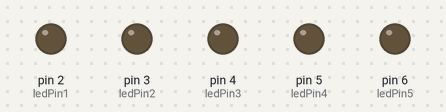
Simulated run of this sketch. Board: Arduino Uno, built with avr-gcc and run on an emulated ATmega328P. On the bench: output pins drawn as LEDs (lit = HIGH).

Above: at 0.1 s.
At 4.1 s:
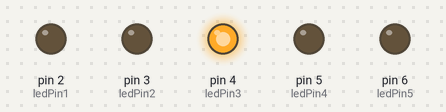
At 9.1 s:
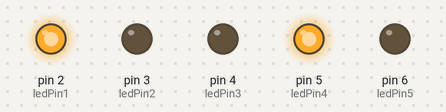
At 19.1 s:
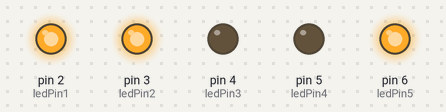
At 29.1 s:
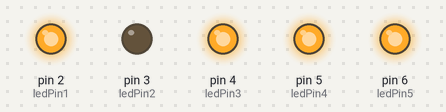
At 39.1 s:
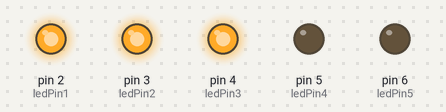
Timing chart, 0 to 40.0 s (numbered marks = the images above):
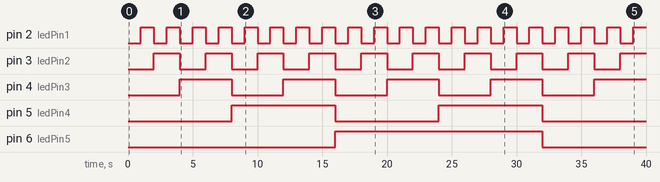

Measured:
- by itself, pin 2 (ledPin1): alternates HIGH for 1.0 s and LOW for 1.0 s
- by itself, pin 3 (ledPin2): alternates HIGH for 2.0 s and LOW for 2.0 s
- by itself, pin 4 (ledPin3): alternates HIGH for 4.0 s and LOW for 4.0 s
- by itself, pin 5 (ledPin4): alternates HIGH for 8.0 s and LOW for 8.0 s
- by itself, pin 6 (ledPin5): LOW → HIGH at 16.0 s, → LOW 16.0 s later

The sketch:

led_5bit_binary_counter.ino
```cpp
int ledPin1 = 2;
int ledPin2 = 3;
int ledPin3 = 4;
int ledPin4 = 5;
int ledPin5 = 6;

int waitTime = 1000;

int counter = 0;

void setup() {
  // put your setup code here, to run once:
  pinMode(ledPin1, OUTPUT);
  pinMode(ledPin2, OUTPUT);
  pinMode(ledPin3, OUTPUT);
  pinMode(ledPin4, OUTPUT);
  pinMode(ledPin5, OUTPUT);
}

void loop() {
  // put your main code here, to run repeatedly:
  if ((counter >> 0) & 1) {
    digitalWrite(ledPin1, HIGH);
  } else {
    digitalWrite(ledPin1, LOW);
  }

  if ((counter >> 1) & 1) {
    digitalWrite(ledPin2, HIGH);
  } else {
    digitalWrite(ledPin2, LOW);
  }

  if ((counter >> 2) & 1) {
    digitalWrite(ledPin3, HIGH);
  } else {
    digitalWrite(ledPin3, LOW);
  }

  if ((counter >> 3) & 1) {
    digitalWrite(ledPin4, HIGH);
  } else {
    digitalWrite(ledPin4, LOW);
  }

  if ((counter >> 4) & 1) {
    digitalWrite(ledPin5, HIGH);
  } else {
    digitalWrite(ledPin5, LOW);
  }

  if (counter == 31) {
    counter = 0;
  } else {
    counter++;
  }

  delay(waitTime);
}
```
